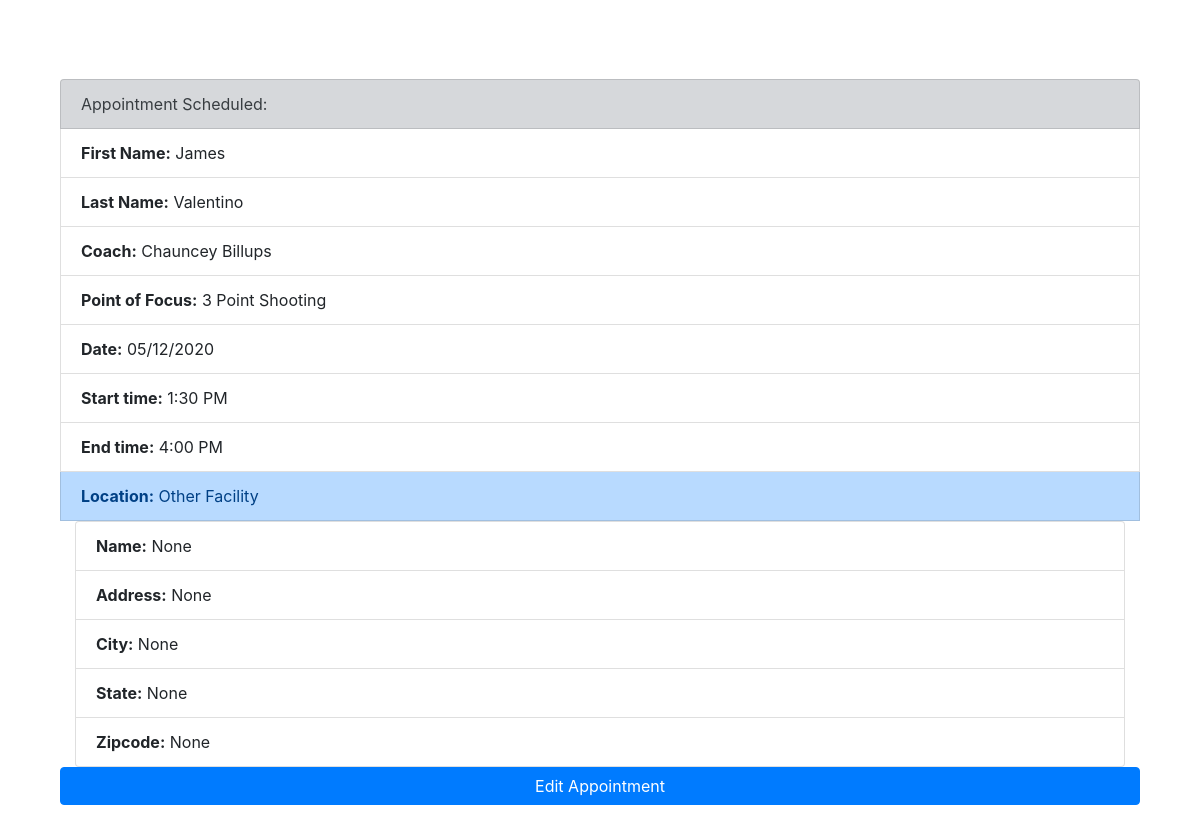
/schedules/ (lower part), run on an earlier commit of the app's database.
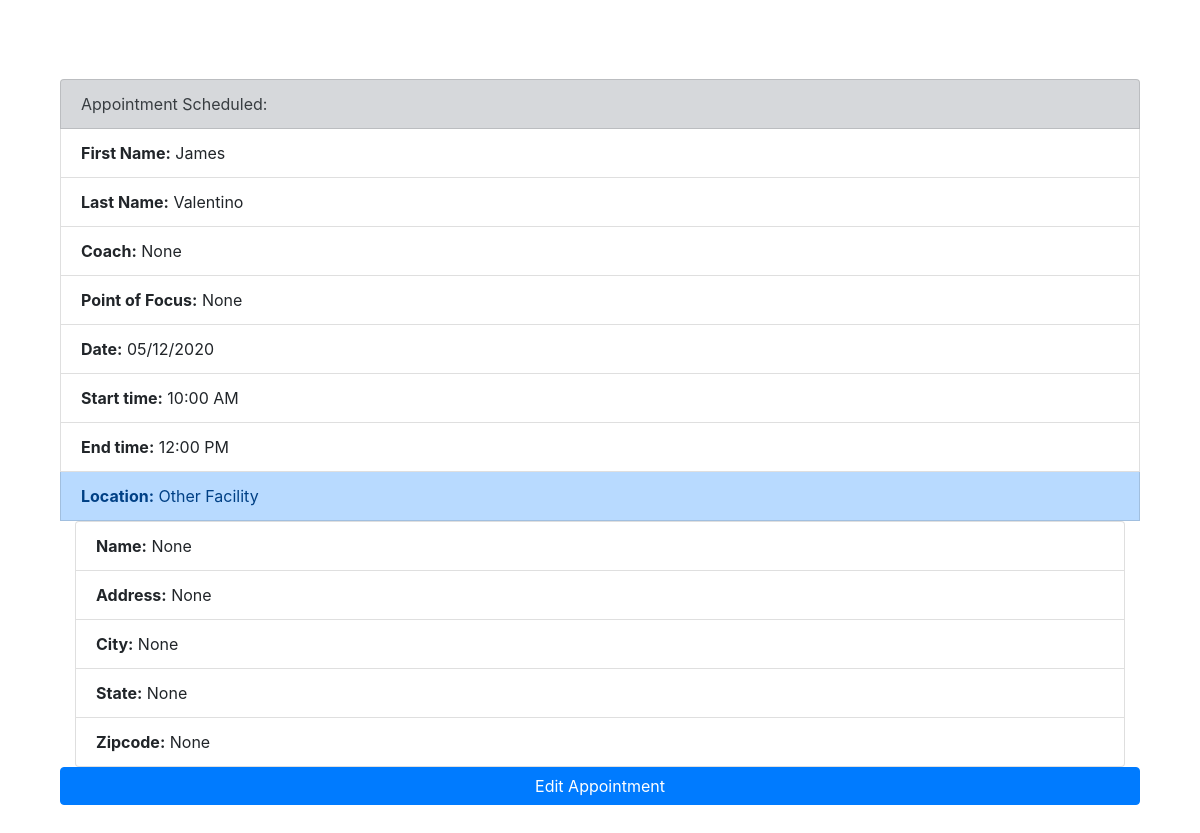
And on a later commit of the database.
### pages/models.py (models this page shows, shortened)
class Time(models.Model):
	first = models.CharField(max_length=200, blank=True, null=True)
	last = models.CharField(max_length=200, blank=True, null=True)
	coach = models.CharField(max_length=200, blank=True, null=True)
	focus = models.CharField(max_length=200, blank=True, null=True)
	date = models.CharField(max_length=200)
	start = models.CharField(max_length=200)
	end = models.CharField(max_length=200)
	location = models.CharField(max_length=200, blank=True, null=True)
	facility = models.CharField(max_length=200, blank=True, null=True)
	address = models.CharField(max_length=200, blank=True, null=True)
	city = models.CharField(max_length=200, blank=True, null=True)
	state = models.CharField(max_length=200, blank=True, null=True)
	zipcode = models.CharField(max_length=200, blank=True, null=True)

### pages/views.py (the view)
# urls.py: path('schedules/', views.schedules, name='schedules'),
def schedules(request):
	all_appointments = Time.objects.all
	return render(request, "about.html", {'all_appointments': all_appointments}) # Passing in all_appointments as all_appointments

### pages/templates/about.html (shortened to what this page needs)
{% extends 'home.html' %}
{% block content %}
	<br>
	<div class="container">
		{% if all_appointments %}
			{% for times in all_appointments %}
			<br>
			<div class="col-sm">
				<ul class="list-group">
					<li class="list-group-item list-group-item-secondary">Appointment Scheduled:</li>
					<li class="list-group-item"><strong>First Name:</strong> {{ times.first }}</li>
					<li class="list-group-item"><strong>Last Name:</strong> {{ times.last }}</li>
					<li class="list-group-item"><strong>Coach:</strong> {{ times.coach }}</li>
					<li class="list-group-item"><strong>Point of Focus:</strong> {{ times.focus }}</li>
					<li class="list-group-item"><strong>Date:</strong> {{ times.date }}</li>
					<li class="list-group-item"><strong>Start time:</strong> {{ times.start }}</li>
					<li class="list-group-item"><strong>End time:</strong> {{ times.end }}</li>
					<li class="list-group-item list-group-item-primary"><strong>Location:</strong> {{ times.location }}</li>
					<div class="container">
						<li class="list-group-item"><strong>Name:</strong> {{ times.facility }}</li>
						<li class="list-group-item"><strong>Address:</strong> {{ times.address }}</li>
						<li class="list-group-item"><strong>City:</strong> {{ times.city }}</li>
						<li class="list-group-item"><strong>State:</strong> {{ times.state }}</li>
						<li class="list-group-item"><strong>Zipcode:</strong> {{ times.zipcode }}</li>
					</div>
					<a href="{% url 'edit' times.id %}" class="btn btn-block btn-primary">Edit Appointment</a>
					<br>
				</ul>
			</div>
			{% endfor %}
		{% endif %}
	</div>
{% endblock %}

### pages/templates/home.html (shortened to what this page needs)
{% load static %}
<!doctype html>
<html lang="en">
  <head>
    <link rel="stylesheet" href="https://stackpath.bootstrapcdn.com/bootstrap/4.4.1/css/bootstrap.min.css">
    <link rel="stylesheet" type="text/css" href="{% static '/css/main.css' %}">
  </head>
  <body>
	<br>
  		{% block content %}{% endblock %}
  		<br><br>
  </body>
</html>

### static/css/main.css (style rules this page uses)
body { background-color: #grey; }

What changed in the data, as far as the page shows it:
changed Time "James": coach "Chauncey Billups" → "None"; focus "3 Point Shooting" → "None"; start "1:30 PM" → "10:00 AM"; end "4:00 PM" → "12:00 PM"
